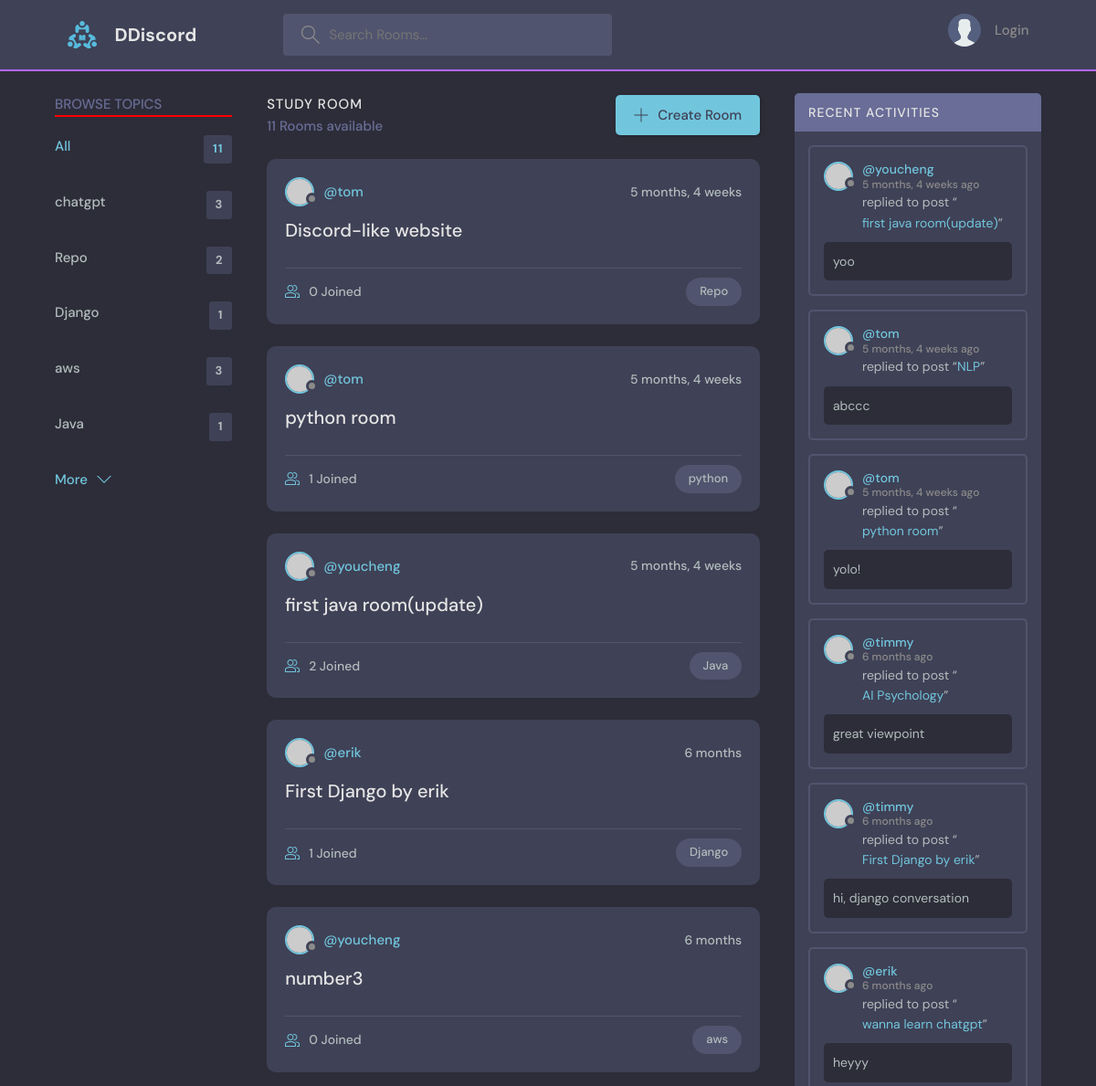
The app's page / (upper part), older data.
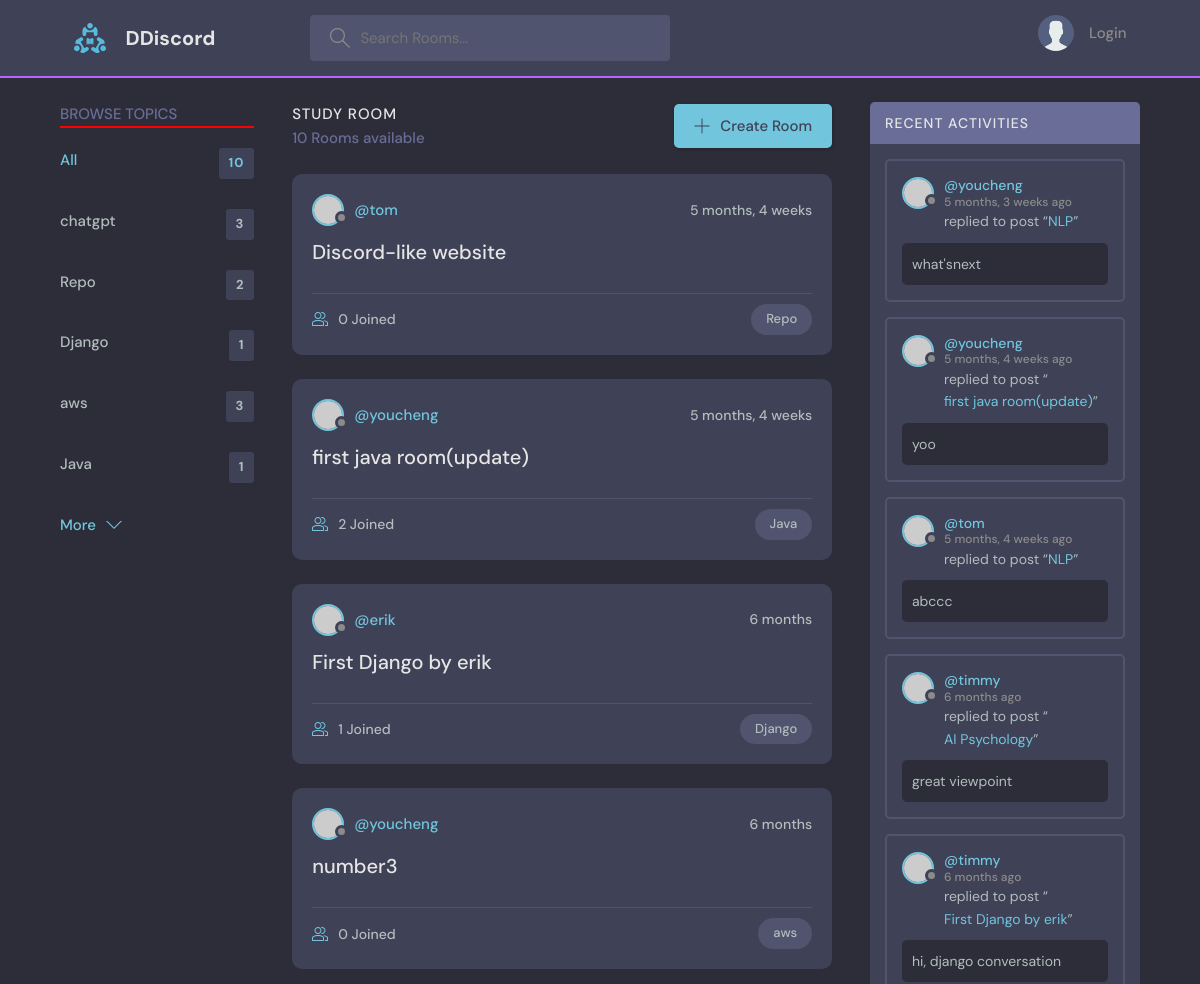
The same page, newer data.
### base/models.py (models this page shows, shortened)
class Topic(models.Model):
    name = models.CharField(max_length=200)

class Room(models.Model): #Room 是 Topic 的child
    host = models.ForeignKey(User, on_delete=models.SET_NULL, null=True)
    topic = models.ForeignKey(Topic, on_delete=models.SET_NULL, null=True) #Class topic在上面，所以直接用，如果是在下面，要以字串'Topic'呼叫
    name = models.CharField(max_length=200)
    description = models.TextField(null=True, blank=True)
    participants = models.ManyToManyField(
        User, related_name='participants', blank=True) #前面用過User表格了，這裡要在取用另一個User表格，所以要related_name
    updated = models.DateTimeField(auto_now=True)
    created = models.DateTimeField(auto_now_add=True)
    class Meta:
       ordering = ['-updated', '-created']
    def __str__(self):
        return self.name

class Message(models.Model):                                    #user 是one-to-many:一個使用者對多個留言
    user = models.ForeignKey(User, on_delete=models.CASCADE) #django內建user model，直接import就可以用
    room = models.ForeignKey(Room, on_delete=models.CASCADE)#Room 是parent table，on_delete:當parent table被刪除時，要怎麼做
    body = models.TextField()
    updated = models.DateTimeField(auto_now=True)
    created = models.DateTimeField(auto_now_add=True)
    class Meta:
        ordering = ['-updated', '-created']

### base/views.py (the view)
# urls.py: path('', views.home, name="home"),
def home(request):
    q = request.GET.get('q') if request.GET.get('q') != None else ''
    rooms = Room.objects.filter(
        Q(topic__name__icontains=q)| #filter parameter符合的topic，icontains使指打部分也能篩選
        Q(name__icontains=q)
        )
    topics = Topic.objects.all()[0:5]
    rooms_count  = rooms.count()
    room_messages = Message.objects.filter(Q(room__topic__name__icontains = q))
    context={'rooms': rooms,
             'topics':topics,
             'rooms_count':rooms_count,
             'room_messages':room_messages}
    return render (request, "base/home.html",context)

### base/templates/base/home.html (shortened to what this page needs)
{% extends 'main.html' %}
{% block content %}
    <main class="layout layout--3">
      <div class="container">
        {% include 'base/topics_component.html' %}
        <div class="roomList">
          <div class="roomList__header">
            <div>
              <h2>Study Room</h2>
              <p>{{rooms_count}} Rooms available</p>
            </div>
            <a class="btn btn--main" href="{% url 'create-room' %}">
              <svg version="1.1" xmlns="http://www.w3.org/2000/svg" width="32" height="32" viewBox="0 0 32 32">
                <title>add</title>
                <path
                  d="M16.943 0.943h-1.885v14.115h-14.115v1.885h14.115v14.115h1.885v-14.115h14.115v-1.885h-14.115v-14.115z"
                ></path>
              </svg>
              Create Room
            </a>
          </div>
        {% include 'base/feed_component.html' %}
        </div>
        {% include 'base/activity_component.html' %}
      </div>
      </main>
{% endblock %}

### base/templates/base/topics_component.html
<div class="topics">
    <div class="topics__header">
      <h2>Browse Topics</h2>
      <hr color="red">
    </div>
    <ul class="topics__list">
      <li>
        <a href="{% url 'home' %}" class="active">All <span>{{rooms_count}}</span></a>
      </li>
      {% for topic in topics %}
      <li>
        <a href="{% url 'home' %}?q={{topic.name}}">{{topic.name}} <span>{{topic.room_set.count}}</span></a>
      </li>
      {% endfor%}
    </ul>
    <a class="btn btn--link" href="{% url 'topics' %}">
      More
      <svg version="1.1" xmlns="http://www.w3.org/2000/svg" width="32" height="32" viewBox="0 0 32 32">
        <title>chevron-down</title>
        <path d="M16 21l-13-13h-3l16 16 16-16h-3l-13 13z"></path>
      </svg>
    </a>
  </div>

### base/templates/base/feed_component.html (shortened to what this page needs)
{% for room in rooms %}
<div class="roomListRoom">
    <div class="roomListRoom__header">
      <a href="{% url 'user-profile' room.host.id %}" class="roomListRoom__author">
        <div class="avatar avatar--small">
          <img src="https://randomuser.me/api/portraits/women/11.jpg" />
        </div>
        <span>@{{room.host.username}}</span>
      </a>
      <div class="roomListRoom__actions">
        <span>{{room.created|timesince}}</span>
      </div>
    </div>
    <div class="roomListRoom__content">
      <a href="{% url 'room' room.id %}">{{room.name}}</a>
    </div>
    <div class="roomListRoom__meta">
      <a href="{% url 'room' room.id %}" class="roomListRoom__joined">
        {{room.participants.all.count}} Joined
      </a>
      <p class="roomListRoom__topic">{{room.topic.name}}</p>
    </div>
  </div>
  {% endfor %}

### base/templates/base/activity_component.html (shortened to what this page needs)
<div class="activities">
    <div class="activities__header">
      <h2>Recent Activities</h2>
    </div>
    {% for message in room_messages %}
        <div class="activities__box">
            <div class="activities__boxHeader roomListRoom__header">
                <a href="{% url 'user-profile' message.user.id %}" class="roomListRoom__author">
                <div class="avatar avatar--small">
                    <img src="https://randomuser.me/api/portraits/women/11.jpg" />
                </div>
                <p>
                    @{{message.user}}
                    <span>{{message.created|timesince}} ago</span>
                </p>
                </a>
            </div>
            <div class="activities__boxContent">
                <p>replied to post “<a href="">{{message.room}}</a>”</p>
                <div class="activities__boxRoomContent">
                    {{message.body}}
                </div>
            </div>
        </div>
    {% endfor %}
  </div>

Row changes from the older to the newer data that the page shows:
removed Room: host.username "tom", created "5 months, 4 weeks", name "python room", participants.all.count "1", topic.name "python"
removed Message: user "tom", created "5 months, 4 weeks", room "python room", body "yolo!"
no longer on this page (row unchanged): Message: user "erik", created "6 months", room "wanna learn chatgpt", body "heyyy"
added Message: user "youcheng", created "5 months, 3 weeks", room "NLP", body "what'snext"
Text that changed along with them:
{{ rooms_count }}: "11" → "10"
